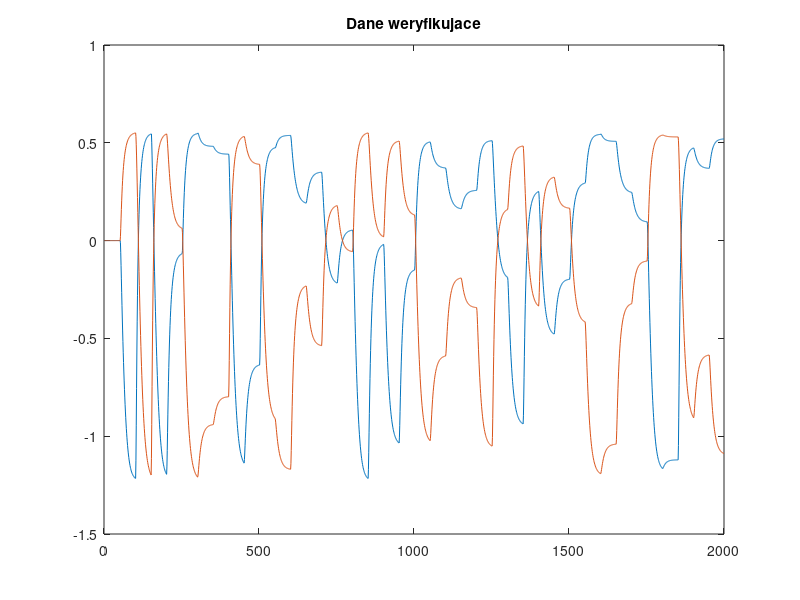
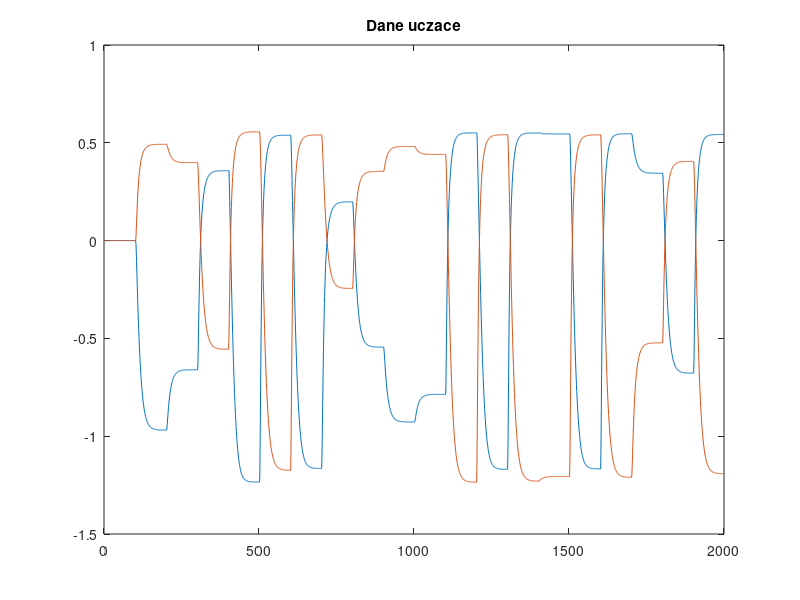

Write the MATLAB code that produced these figures, in order.
clear all;
close all;
w10(1,1)=5.0431315767e-001; w1(1,1)=3.6298222871e-001; w1(1,2)=-4.8935966725e-001; w1(1,3)=-2.8065310814e-001; w1(1,4)=7.5424279677e-001; 
w10(2,1)=-2.7670675679e-001; w1(2,1)=5.6813367302e-001; w1(2,2)=5.5222536959e-001; w1(2,3)=6.3592299910e-001; w1(2,4)=-2.2714586488e-001; 
w10(3,1)=7.4651915568e-001; w1(3,1)=-1.7972589693e-001; w1(3,2)=2.1264197814e-001; w1(3,3)=-4.3089248234e-001; w1(3,4)=-2.8381689053e-001; 
w10(4,1)=-1.0140761152e-001; w1(4,1)=-1.8163572807e-001; w1(4,2)=5.6347684631e-001; w1(4,3)=1.0742663233e+000; w1(4,4)=-1.1473578364e+000; 
w10(5,1)=3.5902570911e-001; w1(5,1)=-8.6373787535e-002; w1(5,2)=-2.0734957749e+000; w1(5,3)=-4.2996219705e-001; w1(5,4)=7.4174228920e-001; 
w10(6,1)=-7.7273595204e-001; w1(6,1)=1.0860096769e-001; w1(6,2)=-1.7551041063e-001; w1(6,3)=-3.7619781068e-001; w1(6,4)=-1.1281320075e-001; 
w10(7,1)=6.2307312407e-001; w1(7,1)=1.0403821770e-001; w1(7,2)=-3.3660626613e-001; w1(7,3)=2.7720732248e-001; w1(7,4)=9.1397999460e-002; 
w10(8,1)=-1.2781762076e-003; w1(8,1)=9.5091749398e-001; w1(8,2)=1.2269139248e-001; w1(8,3)=-2.7731461810e-001; w1(8,4)=5.0119985735e-001; 
w10(9,1)=-1.1505166647e-001; w1(9,1)=-9.5076826111e-003; w1(9,2)=-1.4810302057e-001; w1(9,3)=2.1848345113e-001; w1(9,4)=3.2627414476e-002; 
w20=-4.7513592659e-001; w2(1)=2.6839588402e-001; w2(2)=1.0221839506e-001; w2(3)=-7.9010148561e-001; w2(4)=6.9672197581e-001; w2(5)=2.7225063964e-002; w2(6)=-7.2871278801e-001; w2(7)=9.3457485587e-001; w2(8)=-1.5013330120e-001; w2(9)=4.4365875929e-001;
values = load('dane_wer.mat');
y_wer = values.y;
x_wer = values.u;
values = load('dane_ucz.mat');
y_ucz = values.y;
x_ucz = values.u;
y = zeros(1, length(y_wer));
for k = 5:length(y_wer)
    x = [x_wer(k-3);x_wer(k-4);y(k-1);y(k-2)];
    y(k) = w2*tanh(w1*x+w10)+w20;
end
plot(y)
title("Dane weryfikujace")
hold on
plot(y_wer)
hold off
error = norm(y_wer - y)^2
figure
for k = 5:length(y_ucz)
    x = [x_ucz(k-3);x_ucz(k-4);y(k-1);y(k-2)];
    y(k) = w2*tanh(w1*x+w10)+w20;
end
plot(y)
title("Dane uczace")
hold on
plot(y_ucz)
hold off
